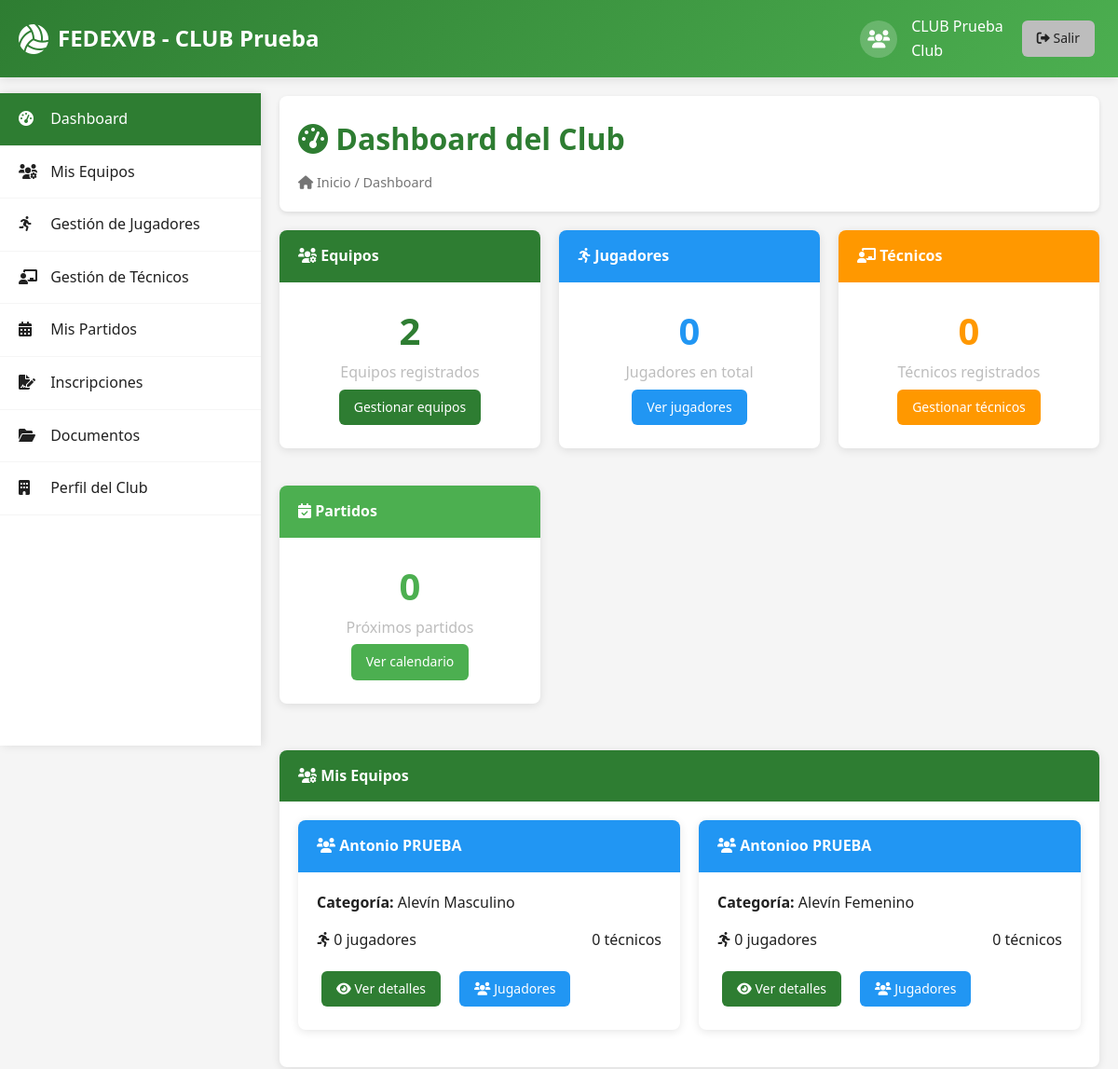
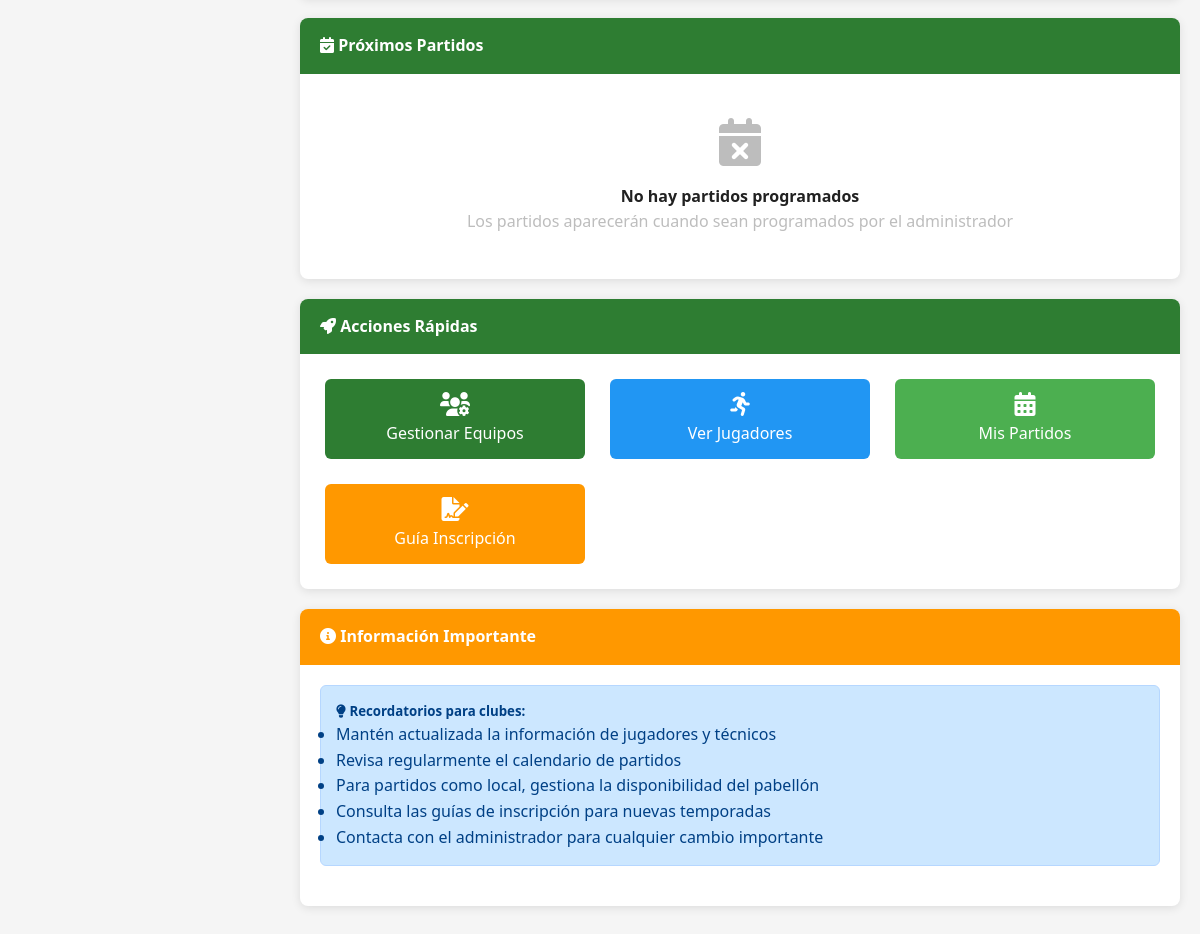
The page /club/dashboard.php (signed in) on the database its author committed (2 pictures, top to bottom).
### tables this page shows
CREATE TABLE IF NOT EXISTS `clubes` (
  `id` int(11) NOT NULL AUTO_INCREMENT,
  `usuario_id` int(11) NOT NULL,
  `nombre_club` varchar(200) NOT NULL,
  `razon_social` varchar(300) DEFAULT NULL,
  `nombre_responsable` varchar(200) NOT NULL,
  `iban` varchar(34) DEFAULT NULL,
  PRIMARY KEY (`id`),
  UNIQUE KEY `usuario_id` (`usuario_id`),
  CONSTRAINT `clubes_ibfk_1` FOREIGN KEY (`usuario_id`) REFERENCES `usuarios` (`id`) ON DELETE CASCADE
);

CREATE TABLE IF NOT EXISTS `equipos` (
  `id` int(11) NOT NULL AUTO_INCREMENT,
  `club_id` int(11) NOT NULL,
  `nombre` varchar(200) NOT NULL,
  `categoria_id` int(11) NOT NULL,
  PRIMARY KEY (`id`),
  KEY `club_id` (`club_id`),
  KEY `categoria_id` (`categoria_id`),
  CONSTRAINT `equipos_ibfk_1` FOREIGN KEY (`club_id`) REFERENCES `clubes` (`id`) ON DELETE CASCADE,
  CONSTRAINT `equipos_ibfk_2` FOREIGN KEY (`categoria_id`) REFERENCES `categorias` (`id`)
);

CREATE TABLE IF NOT EXISTS `categorias` (
  `id` int(11) NOT NULL AUTO_INCREMENT,
  `nombre` varchar(100) NOT NULL,
  `descripcion` text DEFAULT NULL,
  PRIMARY KEY (`id`),
  UNIQUE KEY `nombre` (`nombre`)
);

### club/dashboard.php (the view, shortened to what the rows shown need)
<?php
$database = new Database();
$conn = $database->getConnection();
$query = "SELECT id, nombre_club FROM clubes WHERE usuario_id = ?";
$stmt = $conn->prepare($query);
$stmt->execute([$_SESSION['user_id']]);
$club = $stmt->fetch(PDO::FETCH_ASSOC);
$query = "SELECT e.*, c.nombre as categoria
          FROM equipos e
          JOIN categorias c ON e.categoria_id = c.id
          WHERE e.club_id = ?
          ORDER BY e.nombre";
$stmt = $conn->prepare($query);
$stmt->execute([$club['id']]);
$equipos = $stmt->fetchAll(PDO::FETCH_ASSOC);
$stats = [];
$stats['equipos'] = count($equipos);
$query = "SELECT COUNT(*) FROM jugadores j
          JOIN equipos e ON j.equipo_id = e.id
          WHERE e.club_id = ?";
$stmt = $conn->prepare($query);
$stmt->execute([$club['id']]);
$stats['jugadores'] = $stmt->fetchColumn();
$query = "SELECT COUNT(*) FROM tecnicos t
          JOIN equipos e ON t.equipo_id = e.id
          WHERE e.club_id = ?";
$stmt = $conn->prepare($query);
$stmt->execute([$club['id']]);
$stats['tecnicos'] = $stmt->fetchColumn();
$query = "SELECT p.*, el.nombre as equipo_local, ev.nombre as equipo_visitante,
                 pab.nombre as pabellon, cat.nombre as categoria,
                 CASE
                     WHEN p.equipo_local_id IN (SELECT id FROM equipos WHERE club_id = ?) THEN 'LOCAL'
                     ELSE 'VISITANTE'
                 END as condicion
          FROM partidos p
          JOIN equipos el ON p.equipo_local_id = el.id
          JOIN equipos ev ON p.equipo_visitante_id = ev.id
          JOIN pabellones pab ON p.pabellon_id = pab.id
          JOIN categorias cat ON p.categoria_id = cat.id
          WHERE (p.equipo_local_id IN (SELECT id FROM equipos WHERE club_id = ?)
                OR p.equipo_visitante_id IN (SELECT id FROM equipos WHERE club_id = ?))
                AND p.fecha >= NOW()
          ORDER BY p.fecha ASC
          LIMIT 5";
$stmt = $conn->prepare($query);
$stmt->execute([$club['id'], $club['id'], $club['id']]);
$proximosPartidos = $stmt->fetchAll(PDO::FETCH_ASSOC);
?>
<!DOCTYPE html>
<html lang="es">
<head>
    <link rel="stylesheet" href="../assets/css/style.css">
    <link rel="stylesheet" href="https://cdnjs.cloudflare.com/ajax/libs/font-awesome/6.0.0/css/all.min.css">
</head>
<body>
    <header class="header">
        <div class="container">
            <div class="header-content">
                <div class="logo">
                    <i class="fas fa-volleyball-ball"></i>
                    <span>FEDEXVB - <?php echo htmlspecialchars($club['nombre_club']); ?></span>
                </div>
            </div>
        </div>
    </header>
    <main class="main-content">
        <div class="content-header">
            <h1><i class="fas fa-tachometer-alt"></i> Dashboard del Club</h1>
        </div>
        <div style="display: grid; grid-template-columns: repeat(auto-fit, minmax(250px, 1fr)); gap: 20px; margin-bottom: 30px;">
            <div class="card">
                <div class="card-body text-center">
                    <h2 style="color: var(--primary-green); font-size: 2.5rem; margin: 0;">
                        <?php echo $stats['equipos']; ?>
                    </h2>
                </div>
            </div>
            <div class="card">
                <div class="card-body text-center">
                    <h2 style="color: var(--info); font-size: 2.5rem; margin: 0;">
                        <?php echo $stats['jugadores']; ?>
                    </h2>
                </div>
            </div>
            <div class="card">
                <div class="card-body text-center">
                    <h2 style="color: var(--warning); font-size: 2.5rem; margin: 0;">
                        <?php echo $stats['tecnicos']; ?>
                    </h2>
                </div>
            </div>
            <div class="card">
                <div class="card-body text-center">
                    <h2 style="color: var(--success); font-size: 2.5rem; margin: 0;">
                        <?php echo count($proximosPartidos); ?>
                    </h2>
                </div>
            </div>
        </div>
        <div class="card">
            <div class="card-body">
                <?php if (count($equipos) > 0): ?>
                    <div style="display: grid; grid-template-columns: repeat(auto-fit, minmax(300px, 1fr)); gap: 20px;">
                        <?php foreach ($equipos as $equipo): ?>
                        <div class="card">
                            <div class="card-header" style="background: var(--info);">
                                <i class="fas fa-users"></i> <?php echo $equipo['nombre']; ?>
                            </div>
                            <div class="card-body">
                                <p><strong>Categoría:</strong> <?php echo $equipo['categoria']; ?></p>
                                <?php
                                $query = "SELECT COUNT(*) FROM jugadores WHERE equipo_id = ?";
                                $stmt = $conn->prepare($query);
                                $stmt->execute([$equipo['id']]);
                                $jugadores_equipo = $stmt->fetchColumn();
                                $query = "SELECT COUNT(*) FROM tecnicos WHERE equipo_id = ?";
                                $stmt = $conn->prepare($query);
                                $stmt->execute([$equipo['id']]);
                                $tecnicos_equipo = $stmt->fetchColumn();
                                ?>
                                <div style="display: flex; justify-content: space-between; margin: 15px 0;">
                                    <span><i class="fas fa-running"></i> <?php echo $jugadores_equipo; ?> jugadores</span>
                                    <span><i class="fas fa-clipboard-user"></i> <?php echo $tecnicos_equipo; ?> técnicos</span>
                                </div>
                                <div style="display: flex; gap: 10px;">
                                    <a href="equipos.php?equipo=<?php echo $equipo['id']; ?>" class="btn btn-primary btn-sm">
                                        <i class="fas fa-eye"></i> Ver detalles
                                    </a>
                                    <a href="jugadores.php?equipo=<?php echo $equipo['id']; ?>" class="btn btn-info btn-sm">
                                        <i class="fas fa-users"></i> Jugadores
                                    </a>
                                </div>
                            </div>
                        </div>
                        <?php endforeach; ?>
                    </div>
                <?php endif; ?>
            </div>
        </div>
    </main>
</body>
</html>

### rows shown on the page
clubes: nombre_club "CLUB Prueba"
equipos: nombre "Antonio PRUEBA", categoria.nombre "Alevín Masculino", jugadores_equipo "0", tecnicos_equipo "0"
equipos: nombre "Antonioo PRUEBA", categoria.nombre "Alevín Femenino", jugadores_equipo "0", tecnicos_equipo "0"

### other values the page prints
$auth->getUsername() "CLUB Prueba"
$stats['equipos'] "2"
$stats['jugadores'] "0"
$stats['tecnicos'] "0"
count($proximosPartidos) "0"
